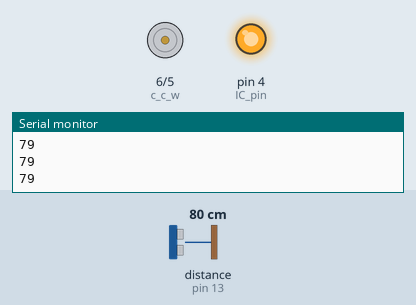
The sketch below on a simulated Arduino Uno, built with avr-gcc and run on an emulated ATmega328P. Parts: motor-driver pin pairs drawn as motors (green arrow = first pin HIGH = forward, orange = second pin HIGH = backward, longer = more drive, scaled by the enable pin), output pins drawn as LEDs (lit = HIGH), the last lines printed to the serial monitor. Wiring (inferred from the names in the program): ultrasonic range finder: trigger pin 10; echo pin 13. The inputs (shaded band) are chosen by the test bench; at power-on: distance to the obstacle (sensor on pin 13) 80 cm. The echo pulse lasts 58.3 µs per cm; pins used as bus, display or sensor lines are not drawn.

Above: at 1.2 s.
1.3 s: distance to the obstacle (sensor on pin 13) set to 74 cm
2.8 s: distance to the obstacle (sensor on pin 13) set to 66 cm
At 4.0 s:
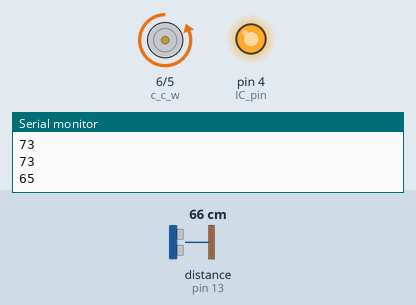
At 20.6 s:
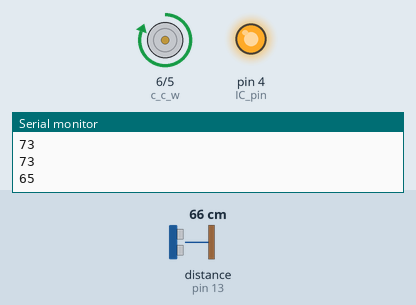
Timing chart, 0 to 45.3 s (numbered marks = the images above; inputs shaded):
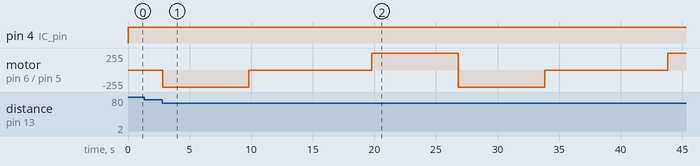

The sketch:

gate.ino
```cpp
// GATE code


#define c_w 5
#define c_c_w 6
#define c_w_speed 9
#define IC_pin 4

// #define c_c_w_speed 8;

#define trigpin 10
#define echopin 13
long duration , distance ;


int speed = 255;
int speed2 = 0;

void clockwise(){
  analogWrite(c_w_speed , speed);
  digitalWrite(c_w , HIGH);
  digitalWrite(c_c_w , LOW );
}
void stop(){
  analogWrite(c_w_speed , 0);
  digitalWrite(c_w , LOW);
  digitalWrite(c_c_w , LOW );
}

void counterclockwise(){
  analogWrite(c_w_speed , speed);
  digitalWrite(c_w , LOW);
  digitalWrite(c_c_w , HIGH );
}


void setup() {
  // put your setup code here, to run once:
pinMode(trigpin , OUTPUT);
pinMode(echopin ,INPUT);
pinMode(c_w ,OUTPUT);
pinMode(c_c_w ,OUTPUT);
pinMode(IC_pin ,OUTPUT);
Serial.begin(9600);
}

void loop() {
  // put your main code here, to run repeatedly:
digitalWrite(IC_pin,HIGH);
  digitalWrite(trigpin , LOW);
 delayMicroseconds(2);
  digitalWrite(trigpin , HIGH);
 delayMicroseconds(10);
 digitalWrite(trigpin,0);
  duration = pulseIn(echopin , HIGH); // pulse in returns time in which value of the pin turned from high to low or low to high depending on the setting state(HIGH or LOW)
  distance = duration * (343*0.0001  / 2) ; // m
  Serial.println(distance);
   delay(2);

   if(distance <= 70){
     clockwise();
     delay(7000);
     stop() ;
     delay(10000);
     counterclockwise();
     delay(7000);
   }

}
```

Measured:
- the behaviour switches between 72 and 71 cm on distance to the obstacle (sensor on pin 13) (found by bisection; images 0 and 1)
- after the input at 2.8 s, motor on pin 6 (c_c_w) / pin 5 (c_w): stopped → backward 255/255 at once, → stopped 7.0 s later, → forward 255/255 10.0 s later, → backward 255/255 7.0 s later, … (6 changes in this stretch)
